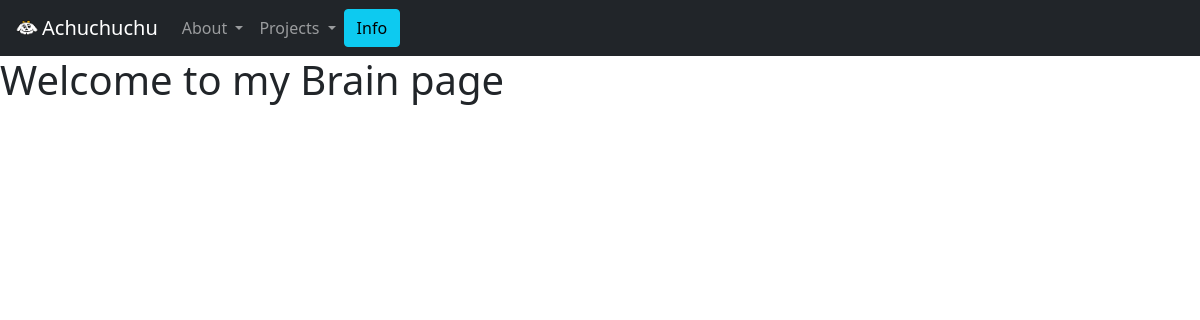
/blog/, run on an earlier commit of the app's database.
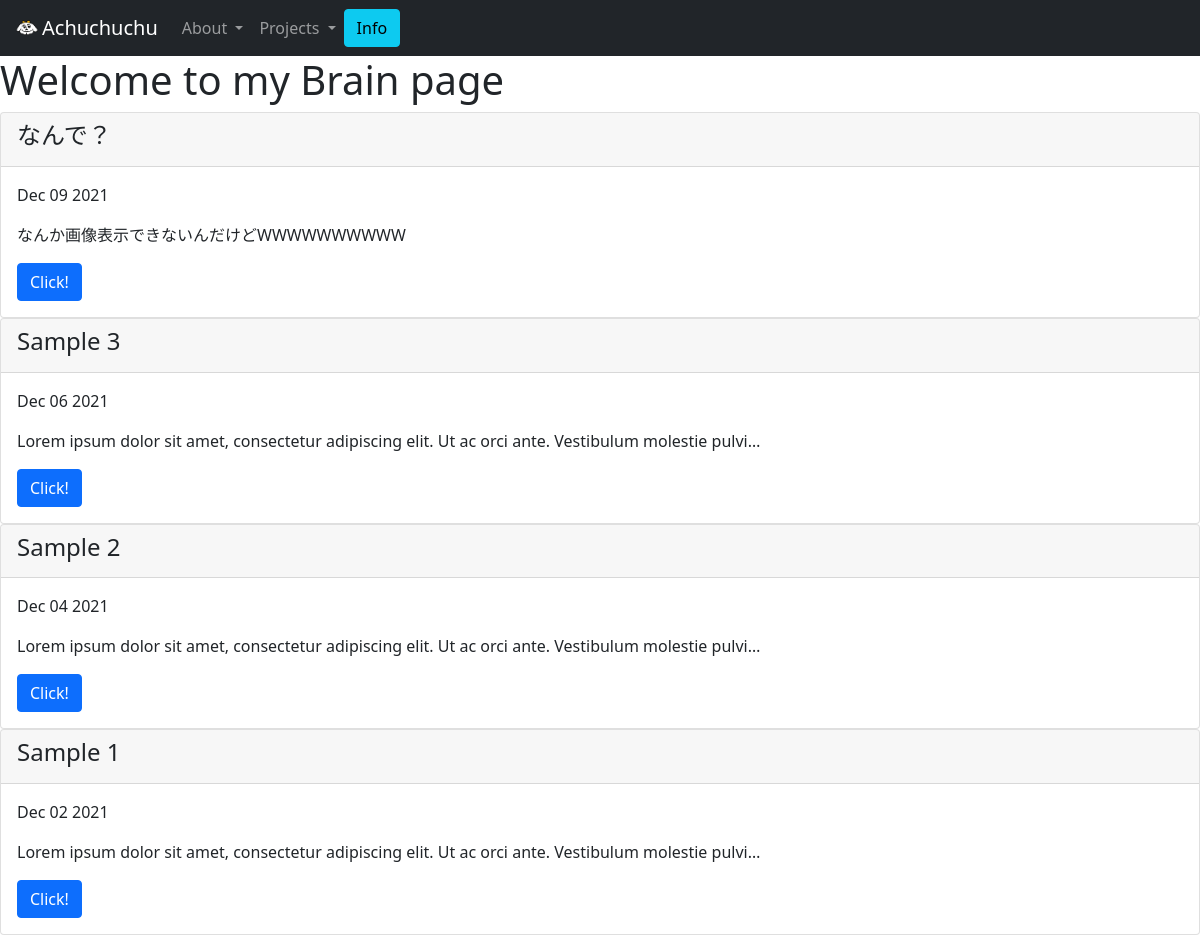
And on a later commit of the database.
### blog/models.py (models this page shows, shortened)
class Blog(models.Model):
    title = models.CharField(max_length=200)
    discription = models.TextField()
    date = models.DateField()

### blog/views.py (the view)
# urls.py: path('', views.all_blogs, name= 'all_blogs' ),
def all_blogs(request):
    blogs = Blog.objects.order_by("-date")
    return render(request, 'blog/blog.html', {'blogs':blogs})

### blog/templates/blog/blog.html (shortened to what this page needs)
<!doctype html>
<html lang="en">
  <head>
    {% load static %}
    <link href="https://cdn.jsdelivr.net/npm/bootstrap@5.1.3/dist/css/bootstrap.min.css" rel="stylesheet">
  </head>
  <body>
    <nav class="navbar navbar-expand-lg navbar-dark bg-dark">
      <div class="container-fluid">
          <img src="{% static 'portofolio/trimg.PNG' %}" alt="" width="30" height="24" class="d-inline-block align-text-top">
        <a class="navbar-brand" href="#">Achuchuchu</a>
        <div class="collapse navbar-collapse" id="navbarNavDarkDropdown">
          <ul class="navbar-nav">
            <li class="nav-item dropdown">
              <a class="nav-link dropdown-toggle" href="#" id="navbarDarkDropdownMenuLink" role="button" data-bs-toggle="dropdown" aria-expanded="false">
                About
              </a>
            </li>
          </ul>
          <ul class="navbar-nav">
              <li class="nav-item dropdown">
                <a class="nav-link dropdown-toggle" href="#" id="navbarDarkDropdownMenuLink" role="button" data-bs-toggle="dropdown" aria-expanded="false">
                  Projects
                </a>
              </li>
            </ul>
            <a href="{% static 'portofolio/sample.pdf' %}">
              <button  type="button" class="btn btn-info">Info</button>
          </a>
        </div>
      </div>
    </nav>
    <h1>Welcome to my Brain page</h1>
    {% for blog in blogs%}
    <div class="card">
      <div class="card-header">
        <h4>{{blog.title}}</h4>
      </div>
      <div class="card-body">
        <p class="card-text">{{blog.date | date:'M d Y'}}</p>
        <p class="card-text"> {{blog.discription |striptags| truncatechars:100 }}</p>
        <a href="{% url 'blog:detail' blog.id %}" class="btn btn-primary">Click!</a>
      </div>
    </div>
    {% endfor %}
  </body>
</html>

What changed in the data, as far as the page shows it:
added Blog: title "なんで？", date "Dec 09 2021", discription "なんか画像表示できないんだけどWWWWWWWWWW"
added Blog: title "Sample 3", date "Dec 06 2021", discription "Lorem ipsum dolor sit amet, consectetur adipiscing elit. Ut ac orci ante. Vestibulum molestie pulvi…"
added Blog: title "Sample 2", date "Dec 04 2021", discription "Lorem ipsum dolor sit amet, consectetur adipiscing elit. Ut ac orci ante. Vestibulum molestie pulvi…"
added Blog: title "Sample 1", date "Dec 02 2021", discription "Lorem ipsum dolor sit amet, consectetur adipiscing elit. Ut ac orci ante. Vestibulum molestie pulvi…"
